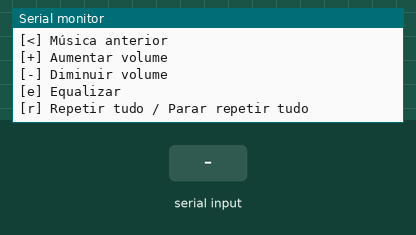
Bench run of a sketch on a simulated Arduino Uno, built with avr-gcc and run on an emulated ATmega328P. Shown: the last lines printed to the serial monitor. Inputs (shaded band) come from the test bench. The audio player accepts every command and is not drawn.

Above: at 2.0 s.
2.1 s: "<e>" received over Serial
At 2.2 s:
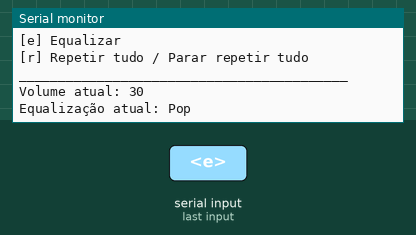
3.6 s: byte 101 ('e') received over Serial
At 3.67 s:
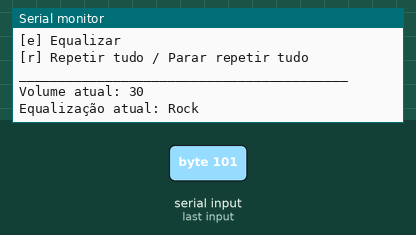
5.1 s: byte 114 ('r') received over Serial
At 5.32 s:
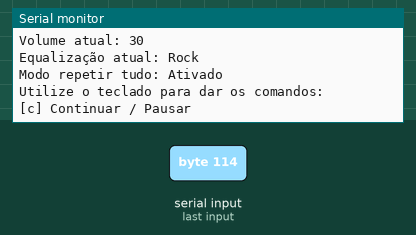
6.7 s: "<e>" received over Serial
At 6.8 s:
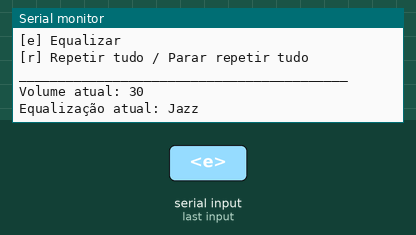
8.2 s: byte 101 ('e') received over Serial
At 8.27 s:
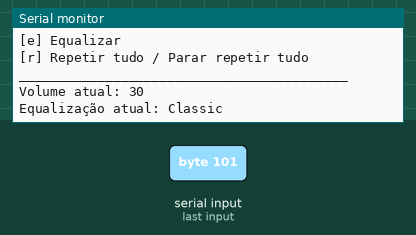
9.7 s: "<e>" received over Serial
At 9.8 s:
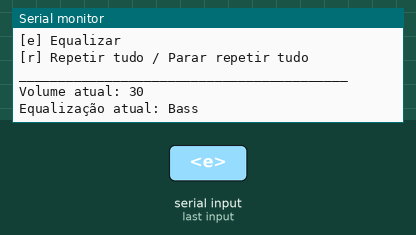

Measured:
- after the input at 2.1 s, the serial monitor: prints a new line after 0.10 s (image 1)
- after the input at 3.6 s, the serial monitor: prints a new line after 0.07 s (image 2)
- after the input at 5.1 s, the serial monitor: prints a new line after 0.13 s (image 3)
- after the input at 6.7 s, the serial monitor: prints a new line after 0.10 s (image 4)
- after the input at 8.2 s, the serial monitor: prints a new line after 0.07 s (image 5)
- after the input at 9.7 s, the serial monitor: prints a new line after 0.10 s (image 6)

The sketch:

audio.ino
```cpp
//https://www.youtube.com/BitaBit
//https://bitabittecnologia.com.br

#include "SoftwareSerial.h"
#include "DFRobotDFPlayerMini.h"

DFRobotDFPlayerMini playerMini;
SoftwareSerial sf(8, 9); //8-RX, 9-TX

char opcaoMenu;
bool pausado = true;
bool repetirTudo = false;
int equalizacaoAtual = 0;
int volumeAtual;

//Menu de controle
void exibirMenu()
{
  Serial.println();
  Serial.println("__________________________________________");
  Serial.print("Volume atual: ");
  Serial.println(volumeAtual);

  Serial.print("Equalização atual: ");
  Serial.println(obterTipoEqualizacao());

  Serial.print("Modo repetir tudo: ");
  Serial.println( repetirTudo ? "Ativado" : "Desativado");
  Serial.println();

  Serial.println("Utilize o teclado para dar os comandos:");
  Serial.println("[c] Continuar / Pausar");
  Serial.println("[p] Parar");
  Serial.println("[>] Música seguinte");
  Serial.println("[<] Música anterior");
  Serial.println("[+] Aumentar volume");
  Serial.println("[-] Diminuir volume");
  Serial.println("[e] Equalizar");
  Serial.println("[r] Repetir tudo / Parar repetir tudo");
}

//Retorna o tipo de equalização
String obterTipoEqualizacao()
{
  switch(equalizacaoAtual)
  {
    case 0:
    return "Normal";
    break;

    case 1:
    return "Pop";
    break;

    case 2:
    return "Rock";
    break;

    case 3:
    return "Jazz";
    break;

    case 4:
    return "Classic";
    break;

    default:
    return "Bass";
  }
}

void setup()
{
  Serial.begin(9600); //Inicializa a Serial
  sf.begin(9600); //Inicializa o SoftwareSerial

  Serial.println("Inicializando, aguarde...");
  Serial.println();

//Inicializa o módulo
if (!playerMini.begin(sf))
  {
    Serial.println("Não foi possível inicializar.");
    Serial.println("Verifique as conexões e se o cartão está inserido!");
    while(true);
  }

  Serial.println("Inicializado com sucesso!");
  Serial.println();

  Serial.print("Quantidade de arquivo(s): ");
  Serial.println(playerMini.readFileCounts());

  playerMini.setTimeOut(500);

  volumeAtual= 30;
  playerMini.volume(volumeAtual);

  exibirMenu();
}

void loop()
{
   if(Serial.available())
   {
     opcaoMenu = Serial.read();

     //Opção continuar / pausar
     if(opcaoMenu == 'c')
     {
       if(pausado)
       {
         playerMini.start();
         pausado = false;
       }
       else
       {
         playerMini.pause();
         pausado = true;
       }
     }

     //Opção parar
     if(opcaoMenu == 'p')
     {
       playerMini.stop();
       pausado = true;
     }

     //Música seguinte
     if(opcaoMenu == '>')
     {
       playerMini.next();
     }

     //Música anterior
    if(opcaoMenu == '<')
     {
       playerMini.previous();
     }

     //Aumentar volume
     if(opcaoMenu == '+')
     {

       volumeAtual++;
       if(volumeAtual > 30)
       {
         volumeAtual = 30;
       }
       playerMini.volumeUp();

       exibirMenu();
     }

     //Diminuir volume
     if(opcaoMenu == '-')
     {

       volumeAtual--;
       if(volumeAtual < 1)
       {
         volumeAtual = 1;
       }
       playerMini.volumeDown();
      exibirMenu();
     }

     //Equalizar
     if(opcaoMenu == 'e')
     {
       equalizacaoAtual++;
       if(equalizacaoAtual == 6)
       {
         equalizacaoAtual = 0;
       }

       playerMini.EQ(equalizacaoAtual);
       exibirMenu();
     }

     //Repetir tudo / Parar repetir tudo
     if(opcaoMenu == 'r')
     {
       if(repetirTudo)
       {
         playerMini.disableLoop();
         repetirTudo = false;
       }
       else
       {
         playerMini.enableLoopAll();
         repetirTudo = true;
       }
       exibirMenu();
     }

     if(opcaoMenu == 'l')
     {
         pausado = false;
         playerMini.loop(3);
         exibirMenu();
     }
     if(opcaoMenu == '1')
     {
         pausado = false;
         playerMini.loop(1);
         exibirMenu();
     }
     if(opcaoMenu == '2')
     {
         pausado = false;
         playerMini.loop(2);
         exibirMenu();
     }
     if(opcaoMenu == '3')
     {
         pausado = false;
         playerMini.loop(3);
         exibirMenu();
     }
     if(opcaoMenu == '4')
     {
         pausado = false;
         playerMini.loop(4);
         exibirMenu();
     }
     if(opcaoMenu == '5')
     {
         pausado = false;
         playerMini.loop(5);
         exibirMenu();
     }
     if(opcaoMenu == '6')
     {
         pausado = false;
         playerMini.loop(6);
         exibirMenu();
     }
     if(opcaoMenu == '7')
     {
         pausado = false;
         playerMini.loop(7);
         exibirMenu();
     }
     if(opcaoMenu == '8')
     {
         pausado = false;
         playerMini.loop(8);
         exibirMenu();
     }

   }
}
```
